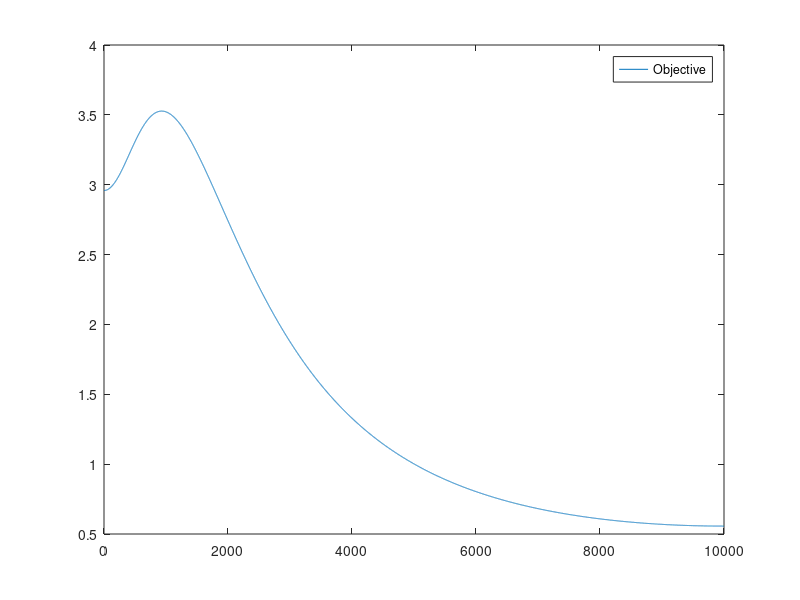

This figure's MATLAB source: (Note: this script raises an error after producing the figure.)
%%%%%%%%%%%%%%%%%%%%%%%%%%%%%%%%%%%%%%%%%%%%%%%%%%%%%%%%%%%%%%%%%%%%%%%%%%%
%
%                           Two Equations Model
%                      Brianti, Cormun, February 2019
%
%%%%%%%%%%%%%%%%%%%%%%%%%%%%%%%%%%%%%%%%%%%%%%%%%%%%%%%%%%%%%%%%%%%%%%%%%%%

clear
close all

% Structural Form System
% (1) Y_t = phi    *Y_{t-1} + psi     *X_t      + s_t^S
% (2) X_t = theta  *Y_{t-1} + (1-rho) *X_{t-1}  - s_t^Z

% Reduced Form Model
% (1) Y_t = (phi + psi*theta)  *Y_{t-1} + psi*(1-rho)   *X_t     - psi*s_t^Z + s_t^S
% (2) X_t = theta              *Y_{t-1} + (1-rho)       *X_{t-1} -     s_t^Z

% Parameterization
phi   = 0.4;
psi   = -0.1;
del   = 0.05;
thet  = 1;

% Eigenvalues Matrix Reduced Form
redu_matrix         = [phi+psi*thet psi*(1-del); thet (1-del)];
[AAA,eigens_matrix] = eig(redu_matrix);
eigens_matrix       = diag(eigens_matrix);
eigens_matrix       = sort(eigens_matrix);

% Parameterization
omeg = linspace(0,pi,10000);
omeg = omeg';
bet1 = phi + psi*thet + 1 - del;
bet2 = - (phi)*(1-del);
poly  = [1 -bet1 -bet2];
eigens_poly = sort(roots(poly));

if sum((eigens_matrix - eigens_poly).^2) > 10^(-12)
      error('Either Reduced Form Matrix or Polynomial in It is wrong')
end

DEN = 1 + bet1.^2 + bet2.^2 - 2.*bet1.*(1-bet2).*cos(omeg) - 2.*bet2.*cos(2*omeg);
NUM = 1 + (1-del) - 2.*(1 - del).*cos(omeg);
obj = NUM./DEN;
check = 2.*(1-del).*sin(omeg).*DEN ...
      - NUM.*(4.*bet2.*sin(2.*omeg) + 2.*bet1.*(1 - bet2).*sin(omeg));

figure(1)
plot(obj)
legend('Objective')
asd
figure(2)
plot(check)
legend('FOC')

% Sentiment Shocks
figure(3)
Y(1) = 1;

















